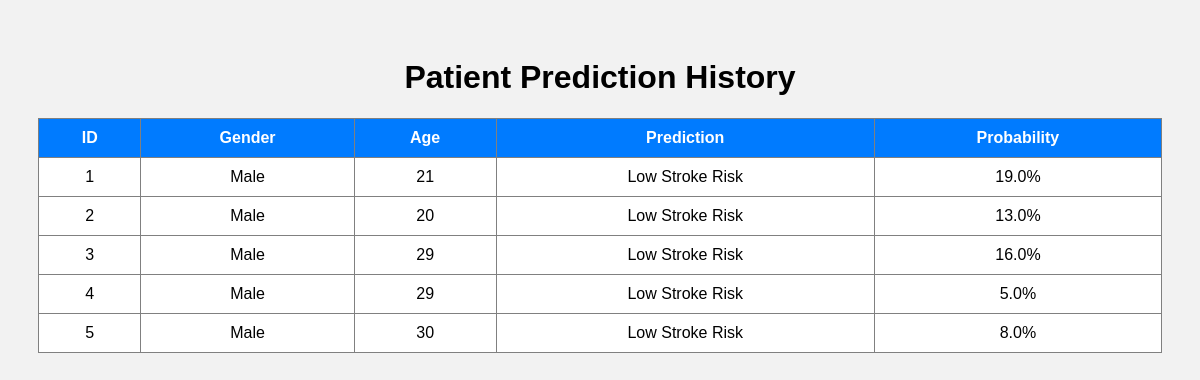
The app's page /history with its own data.
### tables this page shows
CREATE TABLE patients(
        id INTEGER PRIMARY KEY AUTOINCREMENT,
        gender TEXT,
        age INTEGER,
        hypertension INTEGER,
        heart_disease INTEGER,
        ever_married TEXT,
        work_type TEXT,
        residence_type TEXT,
        glucose REAL,
        bmi REAL,
        smoking_status TEXT,
        prediction TEXT,
        probability REAL
    );

### app.py (the view)
@app.route("/history")
def history():
    conn = sqlite3.connect("database.db")
    cursor = conn.cursor()
    cursor.execute("SELECT * FROM patients")
    patients = cursor.fetchall()
    conn.close()
    return render_template("history.html", patients=patients)

### templates/history.html (shortened to what this page needs)
<!DOCTYPE html>
<html>
<head>
</head>
<body>
<h1>Patient Prediction History</h1>
<table>
<tr>
<th>ID</th>
<th>Gender</th>
<th>Age</th>
<th>Prediction</th>
<th>Probability</th>
</tr>
{% for row in patients %}
<tr>
<td>{{row[0]}}</td>
<td>{{row[1]}}</td>
<td>{{row[2]}}</td>
<td>{{row[11]}}</td>
<td>{{row[12]}}%</td>
</tr>
{% endfor %}
</table>
</body>
</html>

### templates/history.html (style rules this page uses)
body { font-family:Arial; background:#f2f2f2; padding:30px; }
h1 { text-align:center; }
table { width:100%; border-collapse:collapse; background:white; }
th,td { border:1px solid gray; padding:10px; text-align:center; }
th { background:#007bff; color:white; }

### records on screen
patients: id "1", gender "Male", age "21", prediction "Low Stroke Risk", probability "19.0"
patients: id "2", gender "Male", age "20", prediction "Low Stroke Risk", probability "13.0"
patients: id "3", gender "Male", age "29", prediction "Low Stroke Risk", probability "16.0"
patients: id "4", gender "Male", age "29", prediction "Low Stroke Risk", probability "5.0"
patients: id "5", gender "Male", age "30", prediction "Low Stroke Risk", probability "8.0"
